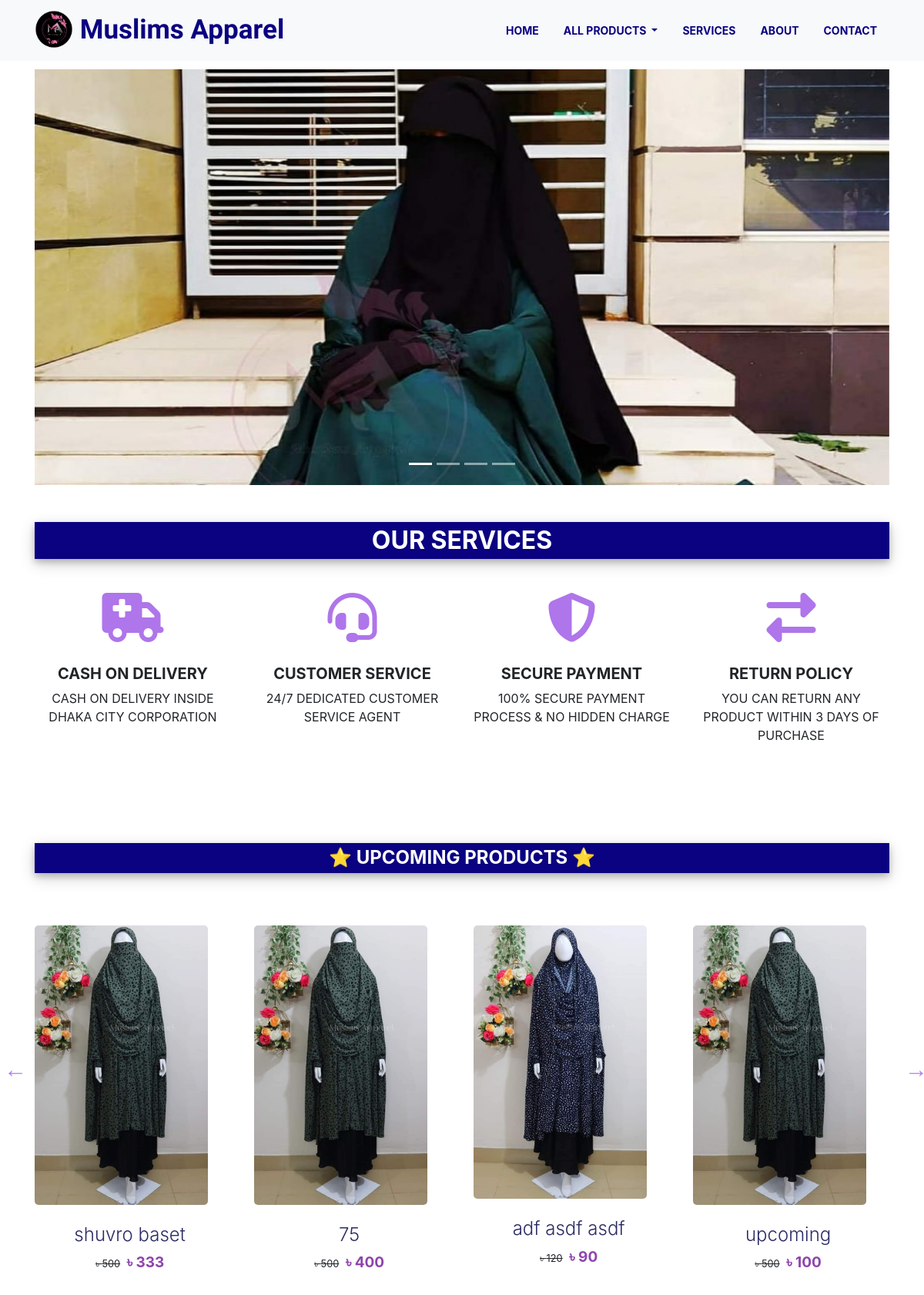
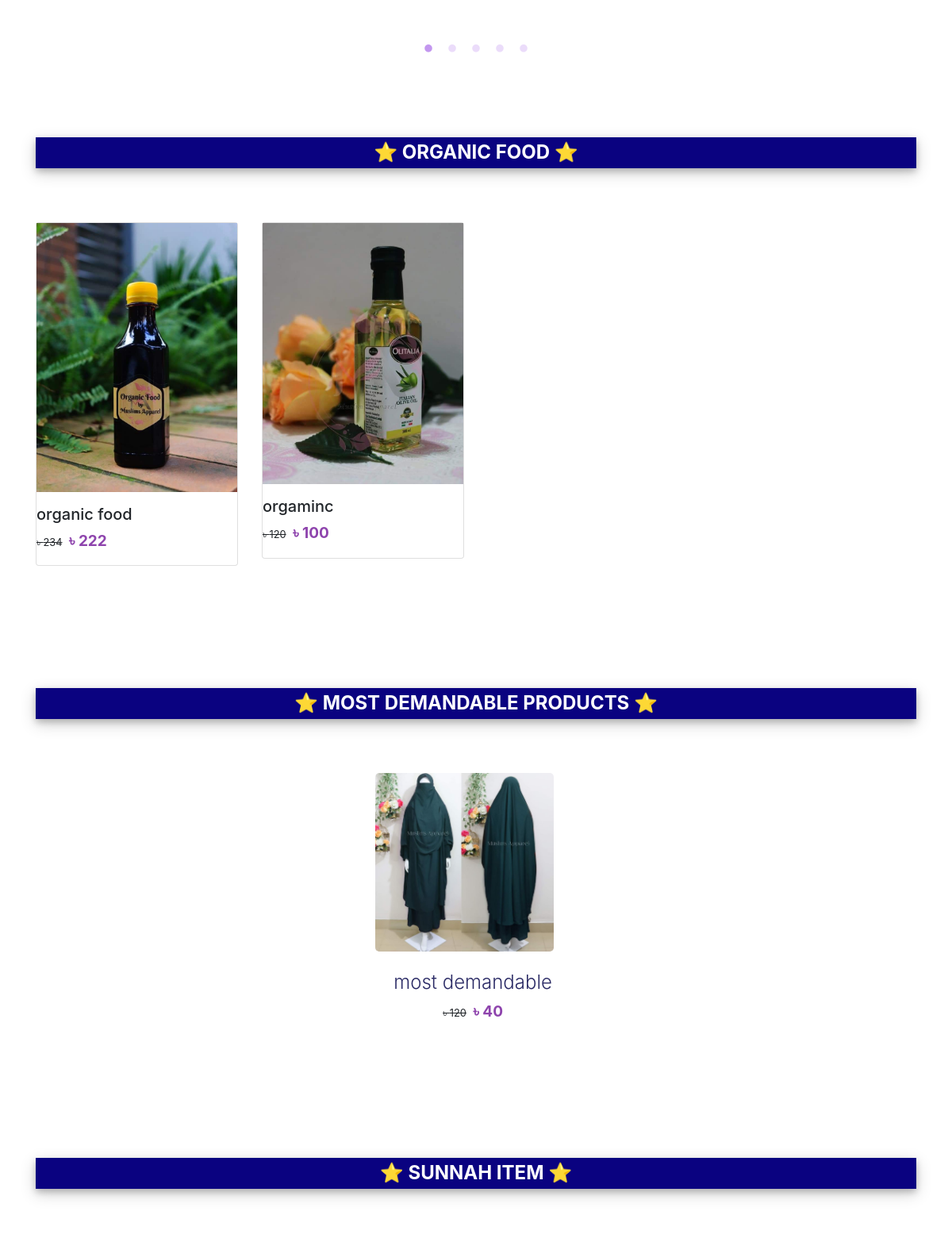
The page / (upper part) on the database its author committed (2 pictures, top to bottom).
### product_app/models.py (models this page shows, shortened)
class Slider(models.Model):
    img = models.ImageField(upload_to='slider_images', help_text=mark_safe('<h2 style="color: #008CBA;">Images size must be height: 1200px and width: 1486px format.</h2>'))  # size must be ato ato pixel)

class Product(models.Model):
    CATEGORY = (
        ('UPCOMING PRODUCTS', 'UPCOMING PRODUCTS'),
        ('ORGANIC FOOD', 'ORGANIC FOOD'),
        ('MOST DEMANDABLE PRODUCTS', 'MOST DEMANDABLE PRODUCTS'),
        ('KHILMAR', 'KHILMAR'),
        ('JILBAB', 'JILBAB'),
        ('ABAYA/BORKA', 'ABAYA/BORKA'),
        ('LINEN', 'LINEN'),
        ('COTTON', 'COTTON'),
        ('CAPE', 'CAPE'),
        ('NIQAB', 'NIQAB'),
        ('HAND GLOVES & SOCKS', 'HAND GLOVES & SOCKS'),
        ('SUNNAH ITEM', 'SUNNAH ITEM'),
    )
    name = models.CharField(max_length=20)
    description = models.CharField(max_length=200)
    pro_img = models.ImageField(upload_to='product_images', help_text=mark_safe('<h2 style="color: #008CBA;">Images size must be height: 1200px and width: 1486px format.</h2>'))  # size must be ato ato pixel)
    price = models.CharField(max_length=10)
    updated_price = models.CharField(max_length=10, blank=True, null=True)
    category = models.CharField(max_length=200, choices=CATEGORY, default=CATEGORY[0])

### product_app/views.py (the view)
# urls.py: 2. Add a URL to urlpatterns:  path('', views.home, name='home')
def home(request):
    slider_ins = Slider.objects.all().order_by('-id')
    product_ins = Product.objects.all().order_by('-id')
    upcoming_prdct_ins = Product.objects.filter(category='UPCOMING PRODUCTS').order_by('-id')[:8]
    organic_food_ins = Product.objects.filter(category='ORGANIC FOOD').order_by('-id')[:8]
    most_demandable_prdct_ins = Product.objects.filter(category='MOST DEMANDABLE PRODUCTS').order_by('-id')[:8]
    sunnar_item_ins = Product.objects.filter(category='SUNNAH ITEM').order_by('-id')[:8]
    context = {
        'products': product_ins,
        'sliders': slider_ins,
        'upcoming_prdct_ins': upcoming_prdct_ins,
        'organic_food_ins': organic_food_ins,
        'most_demandable_prdct_ins': most_demandable_prdct_ins,
        'sunnar_item_ins': sunnar_item_ins,
    }
    return render(request, 'home.html', context)

### templates/home.html (shortened to what this page needs)
{% extends 'main.html' %}
{% load static %}
{% block content %}
    <section>
        <div class="container after-navbar">
            <div id="carouselExampleIndicators" class="carousel slide" data-ride="carousel">
                <ol class="carousel-indicators">
                    {% for slider in sliders %}
                        {% if forloop.first %}
                            <li data-target="#carouselExampleIndicators" data-slide-to="{{ forloop.counter0 }}"
                                class="active"></li>
                        {% else %}
                            <li data-target="#carouselExampleIndicators" data-slide-to="{{ forloop.counter0 }}"></li>
                        {% endif %}
                    {% endfor %}
                    <li data-target="#carouselExampleIndicators" data-slide-to="2"></li>
                </ol>
                <div class="carousel-inner">
                    {% for slider in sliders %}
                        {% if forloop.first %}
                            <div class="carousel-item active">
                        {% else %}
                            <div class="carousel-item">
                        {% endif %}
                    <img style="height: 540px; width: 942px" class="d-block w-100" src="{{ slider.img.url }}"
                         alt="First slide">
                    </div>
                    {% endfor %}
                    </div>
                </div>
                <a class="carousel-control-prev" href="#carouselExampleIndicators" role="button" data-slide="prev">
                </a>
                <a class="carousel-control-next" href="#carouselExampleIndicators" role="button" data-slide="next">
                    <span class="carousel-control-next-icon" aria-hidden="true"></span>
                </a>
            </div>
    </section>
    <section class="services py-5 text-center" id="service-section">
        <div class="container">
            <div style="margin: 0 auto;">
                <h2 class="section-header">OUR SERVICES</h2>
            </div>
            <div class="row wow slideInLeft" data-wow-duration="4s">
                <div class="col-10 mx-auto col-md-6 col-lg-3 my-3">
					<span class="service-icon ">
						<i class="fas fa-ambulance fa-2x"></i>
					</span>
                    <h5 class="font-weight-bold text-uppercase">CASH ON DELIVERY</h5>
                    <p class="text-capitalize">CASH ON DELIVERY INSIDE DHAKA CITY CORPORATION</p>
                </div>
                <div class="col-10 mx-auto col-md-6 col-lg-3 my-3">
					<span class="service-icon">
						<i class="fas fa-headset fa-2x"></i>
					</span>
                    <h5 class="font-weight-bold text-uppercase">CUSTOMER SERVICE</h5>
                    <p class="text-capitalize">24/7 DEDICATED CUSTOMER SERVICE AGENT</p>
                </div>
                <div class="col-10 mx-auto col-md-6 col-lg-3 my-3">
					<span class="service-icon">
						<i class="fas fa-shield-alt fa-2x"></i>
					</span>
                    <h5 class="font-weight-bold text-uppercase">SECURE PAYMENT</h5>
                    <p class="text-capitalize">100% SECURE PAYMENT PROCESS & NO HIDDEN CHARGE</p>
                </div>
                <div class="col-10 mx-auto col-md-6 col-lg-3 my-3">
					<span class="service-icon">
						<i class="fas fa-exchange-alt fa-2x"></i>
					</span>
                    <h5 class="font-weight-bold text-uppercase">RETURN POLICY</h5>
                    <p class="text-capitalize">YOU CAN RETURN ANY PRODUCT WITHIN 3 DAYS OF PURCHASE</p>
                </div>
            </div>
        </div>
    </section>
<section class="collection">
        <div class="container py-5 wow fadeInUp" data-wow-duration="6s">
            <h4 class="section-header text-center">&#11088 UPCOMING PRODUCTS &#11088</h4>
            <div class="row py-5 new-arrival-slick">
                {% for product in upcoming_prdct_ins %}
                    <div class="col-lg-3 col-md-6 col-sm-6 col-12">
                        <div class="single-card">
                            <div class="card_img">
                                <img src="{{ product.pro_img.url }}" class="" alt="">
                            </div>
                            <div class="card_content">
                                <h4>{{ product.name }}</h4>
                                {% if product.updated_price %}
                                    <p><small>
                                        <del>৳ {{ product.price }}</del>
                                        <span>৳ {{ product.updated_price }}</span>
                                    </small></p>
                                {% else %}
                                    <p><small>
                                        <span>৳ {{ product.price }}</span>
                                    </small></p>
                                {% endif %}
                            </div>
                        </div>
                    </div>
                {% endfor %}
            </div>
        </div>
    </section>
    <section class="collection">
        <div class="container py-5">
            <h4 class="section-header text-center">&#11088 ORGANIC FOOD &#11088</h4>
            <div class="row py-5">
                {% for product in organic_food_ins %}
                        <div class="single-card col-lg-3 col-md-4 col-sm-6 col-12">
                            <div class="card">
                                <img src="{{ product.pro_img.url }}" class="img-fluid mb-3" alt="">
                                <h5>{{ product.name }}</h5>
                                {% if product.updated_price %}
                                    <p><small>
                                        <del>৳ {{ product.price }}</del>
                                        <span>৳ {{ product.updated_price }}</span>
                                    </small></p>
                                {% else %}
                                    <p><small>
                                        <span>৳ {{ product.price }}</span>
                                    </small></p>
                                {% endif %}
                            </div>
                        </div>
                {% endfor %}
            </div>
        </div>
    </section>
    <section class="collection">
        <div class="container py-5 wow fadeInUp" data-wow-duration="6s">
            <h4 class="section-header text-center">&#11088 MOST DEMANDABLE PRODUCTS &#11088</h4>
            <div class="row py-5 new-arrival-slick">
                {% for product in most_demandable_prdct_ins %}
                    <div class="col-lg-3 col-md-6 col-sm-6 col-12">
                        <div class="single-card">
                            <div class="card_img">
                                <img src="{{ product.pro_img.url }}" class="" alt="">
                            </div>
                            <div class="card_content">
                                <h4>{{ product.name }}</h4>
                                {% if product.updated_price %}
                                    <p><small>
                                        <del>৳ {{ product.price }}</del>
                                        <span>৳ {{ product.updated_price }}</span>
                                    </small></p>
                                {% else %}
                                    <p><small>
                                        <span>৳ {{ product.price }}</span>
                                    </small></p>
                                {% endif %}
                            </div>
                        </div>
                    </div>
                {% endfor %}
            </div>
        </div>
    </section>
    <section class="collection">
        <div class="container py-5">
            <h4 class="section-header text-center">&#11088 SUNNAH ITEM &#11088</h4>
            <div class="row py-5">
            </div>
        </div>
    </section>
{% endblock %}

### static/css/style.css (style rules this page uses)
.after-navbar { margin-top: 90px; }
.service-icon { display: inline-block; font-size: 32px; margin-bottom: 16px; color: #af75ea; padding: 8px 16px; }
.section-header { color: #fff; background-color: #0a0280; font-weight: 700; padding-top: 5px; padding-bottom: 5px; margin-bottom: 20px; box-shadow: 0 4px 8px 0 rgba(0, 0, 0, 0.2), 0 6px 20px 0 rgba(0, 0, 0, 0.19); }
.collection span { color: #8e44ad; font-size: 19px; font-weight: 700; padding-left: 5px; }
.single-card { margin-bottom: 10px; }
.card_img img { width: 270px; margin-bottom: 25px; border-radius: 5px; }
.card_content { text-align: center; display: inline-block; width: 206px; margin-left: 50%; }
.card_content h4 { color: #2a2a65; font-weight: 300; }
.single-card { position: relative; }

### static/css/responsive.css (style rules this page uses)
@media (min-width: 992px) and (max-width: 1199.99px) { .card_img img { width: 225px; margin-bottom: 25px; border-radius: 5px; } }

### rows shown on the page
Slider: img (picture)
Product: pro_img (picture), name "shuvro baset", price "500", updated_price "333"
Product: pro_img (picture), name "75", price "500", updated_price "400"
Product: pro_img (picture), name "adf asdf asdf", price "120", updated_price "90"
Product: pro_img (picture), name "upcoming", price "500", updated_price "100"
Product: pro_img (picture), name "organic food", price "234", updated_price "222"
Product: pro_img (picture), name "orgaminc", price "120", updated_price "100"
Product: pro_img (picture), name "most…", price "120", updated_price "40"
